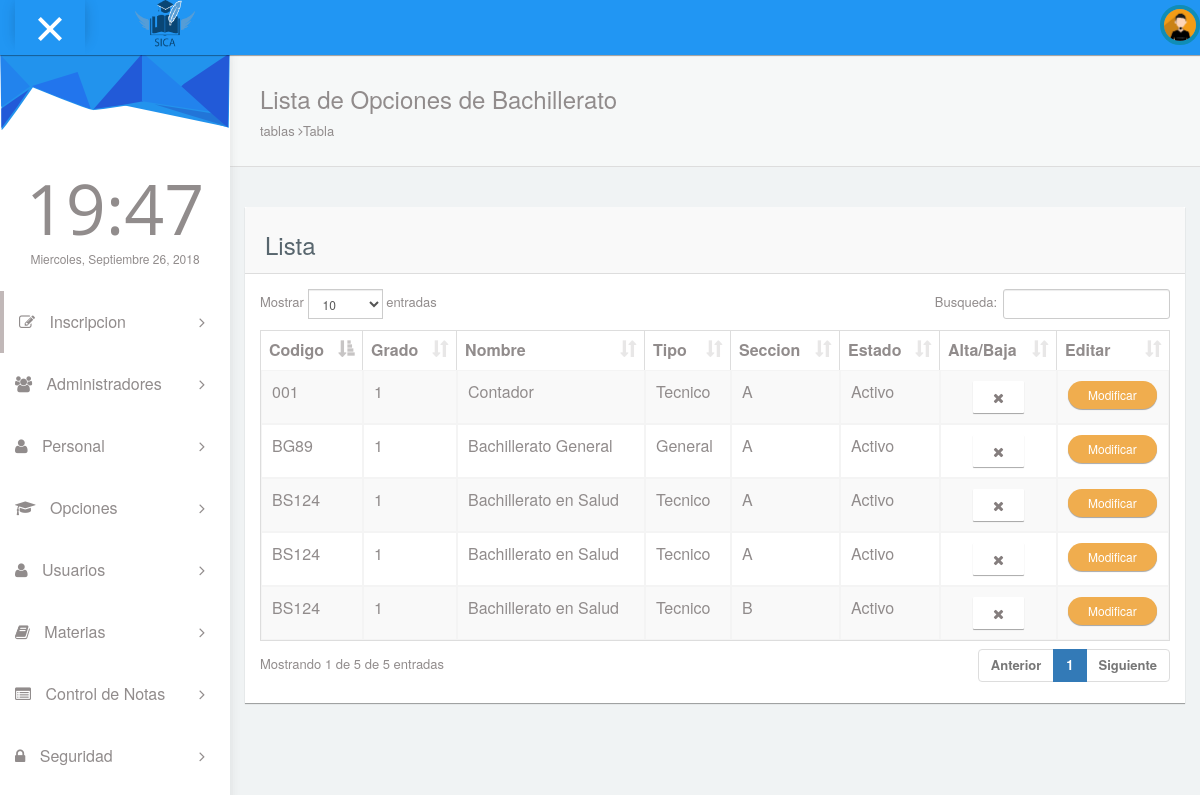
Screenshot of /pages/listaOpciones.php with the database file from the repository.
### tables this page shows
CREATE TABLE `topciones` (
  `eid_opcion` int(11) NOT NULL,
  `ecupo_maximo` int(11) NOT NULL,
  `efk_bto` int(11) NOT NULL,
  `efk_grado` int(11) NOT NULL,
  `efk_seccion` int(11) NOT NULL,
  `eestado` int(11) NOT NULL
);

CREATE TABLE `tbachilleratos` (
  `eid_bachillerato` int(11) NOT NULL,
  `ccodigo` varchar(20) NOT NULL,
  `cnombe` varchar(30) NOT NULL,
  `cdescripcion` varchar(200) NOT NULL,
  `efk_tipo` int(11) NOT NULL,
  `eestado` int(11) NOT NULL
);

CREATE TABLE `tgrado` (
  `eid_grado` int(11) NOT NULL,
  `cgrado` int(11) NOT NULL
);

CREATE TABLE `ttipobachillerato` (
  `eid_tipo` int(11) NOT NULL,
  `ctipo` varchar(50) NOT NULL
);

CREATE TABLE `tsecciones` (
  `eid_seccion` int(11) NOT NULL,
  `cseccion` varchar(10) NOT NULL
);

### pages/tablaOpcCom.php (the view)
<?php
include "../config/conexion.php";
$result = $conexion->query("SELECT tsecciones.cseccion,topciones.eestado,eid_opcion,ecupo_maximo,efk_bto,efk_grado,efk_seccion,tbachilleratos.cnombe,ccodigo,tgrado.cgrado,ttipobachillerato.ctipo FROM topciones INNER JOIN tsecciones ON topciones.efk_seccion = tsecciones.eid_seccion INNER JOIN tbachilleratos ON topciones.efk_bto = tbachilleratos.eid_bachillerato INNER JOIN tgrado ON topciones.efk_grado = tgrado.eid_grado INNER JOIN ttipobachillerato ON tbachilleratos.efk_tipo = ttipobachillerato.eid_tipo where tbachilleratos.eestado='1'ORDER BY eid_grado");
if ($result) {
    while ($fila = $result->fetch_object()) {
        echo "<tr>";
        echo "<td>" . $fila->ccodigo . "</td>";
        echo "<td>" . $fila->cgrado . "</td>";
        echo "<td>" . $fila->cnombe . "</td>";
        echo "<td>" . $fila->ctipo . "</td>";
        echo "<td>" . $fila->cseccion . "</td>";
        if ($fila->eestado==1) {
          echo "<td>Activo</td>";
          echo "<td style='text-align:center;'><button title='Desactivar el registro' align='center' type='button' class='btn btn-default' onclick=confirmarAct(" . $fila->eid_opcion . ",1);><i class='fa fa-remove'></i>
             </button></td>";
       }else
       {
          echo "<td>Inactivo</td>";
          echo "<td style='text-align:center;'><button title='Activar el registro' align='center' type='button' class='btn btn-default' onclick=confirmarAct(" . $fila->eid_opcion . ",2);><i class='fa fa-check'></i>
             </button></td>";
       }
       $aux= "<button type=\"button\" class=\"btn btn-warning btn-sm btn-round\" ";
       $aux.="onclick=\"editar('".$fila->eid_opcion."','".$fila->efk_grado."','".$fila->efk_bto."','".$fila->efk_seccion."','".$fila->ecupo_maximo."')\";>";
       $aux.="Modificar</button>";
       echo "<td width='90'>";
       echo $aux;
        echo "</tr>";
    }
}
?>

### rows the page displays
topciones: efk_bto.ccodigo "BG89", efk_grado.cgrado "1", efk_bto.cnombe "Bachillerato General", ttipobachillerato.ctipo "General", efk_seccion.cseccion "A"
topciones: efk_bto.ccodigo "BS124", efk_grado.cgrado "1", efk_bto.cnombe "Bachillerato en Salud", ttipobachillerato.ctipo "Tecnico", efk_seccion.cseccion "A"
topciones: efk_bto.ccodigo "001", efk_grado.cgrado "1", efk_bto.cnombe "Contador", ttipobachillerato.ctipo "Tecnico", efk_seccion.cseccion "A"
topciones: efk_bto.ccodigo "BS124", efk_grado.cgrado "1", efk_bto.cnombe "Bachillerato en Salud", ttipobachillerato.ctipo "Tecnico", efk_seccion.cseccion "A"
topciones: efk_bto.ccodigo "BS124", efk_grado.cgrado "1", efk_bto.cnombe "Bachillerato en Salud", ttipobachillerato.ctipo "Tecnico", efk_seccion.cseccion "B"
